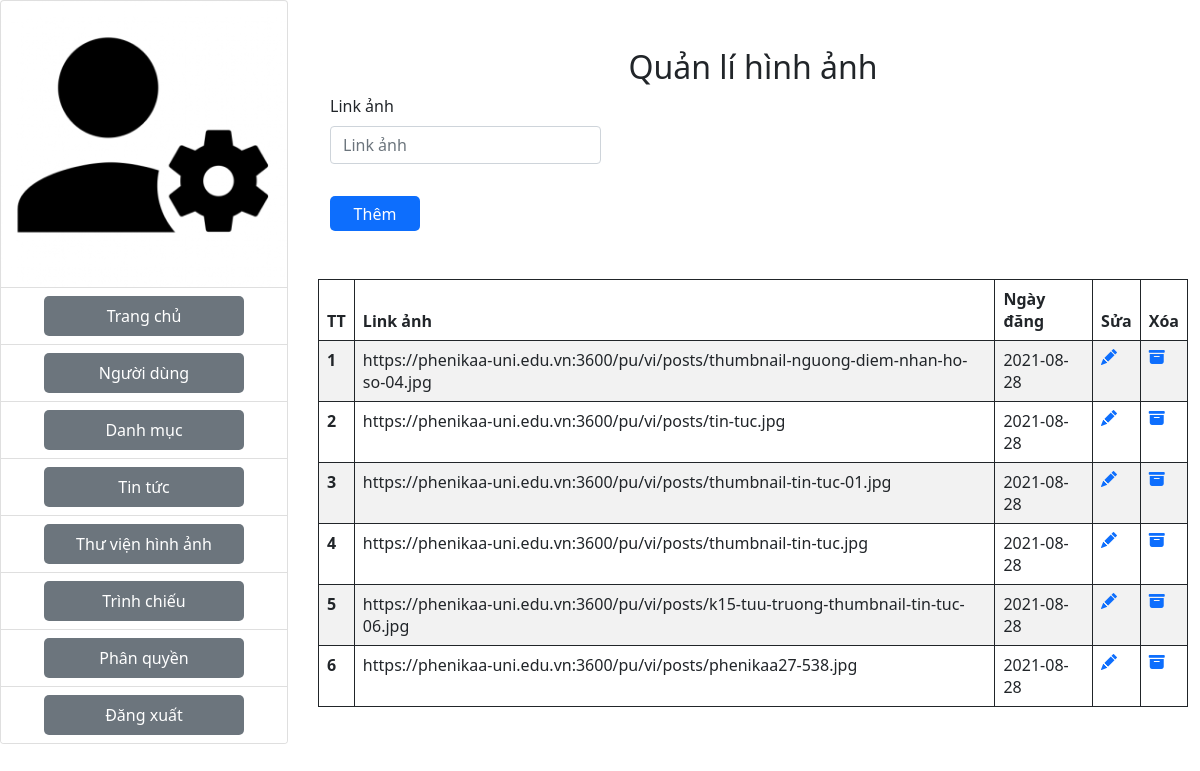
Page /admin/thuvienanh.php (signed in) on the earlier database version.
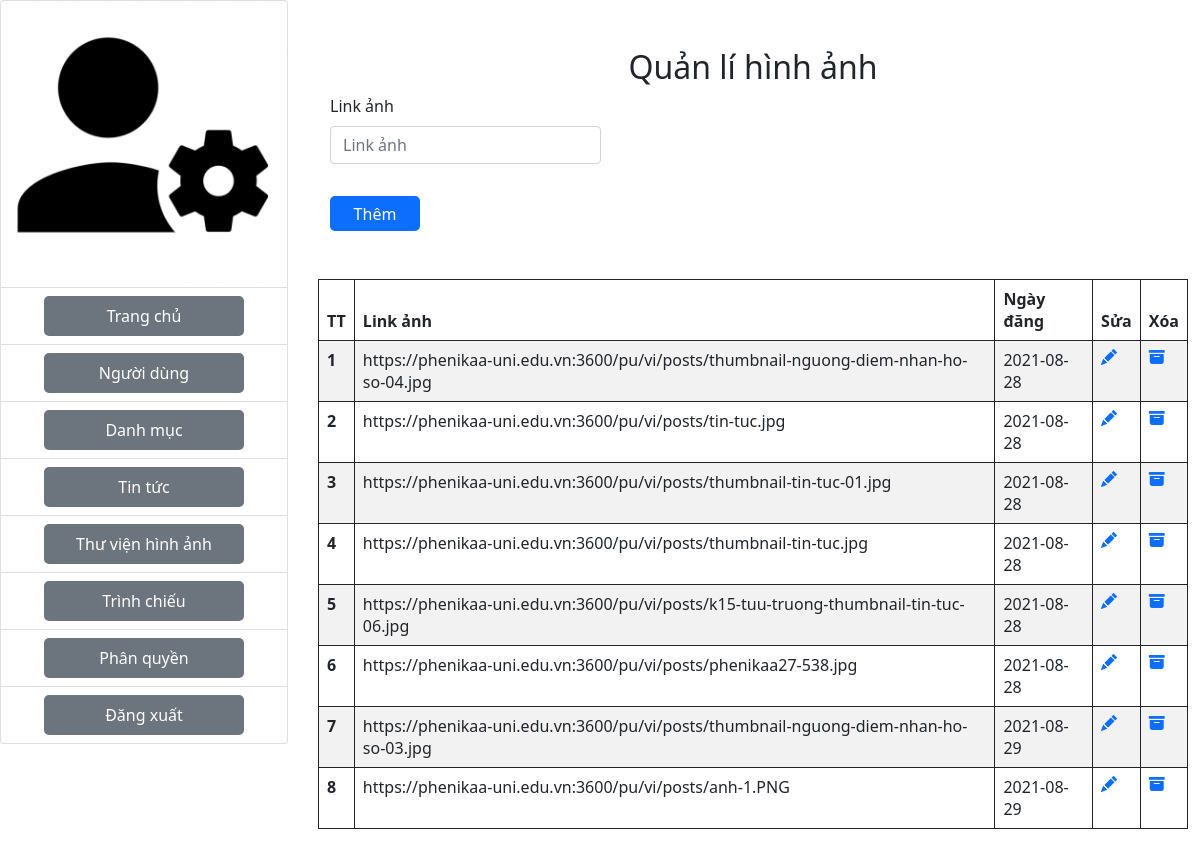
Same page on the later database version.
### tables this page shows
CREATE TABLE `thuvien` (
  `idhinhanh` int(10) NOT NULL,
  `tenanh` varchar(250) NOT NULL,
  `ngaydang` date NOT NULL
);

### admin/thuvienanh.php (the view, shortened to what this page needs)
<?php
include("./config/connect.php");
?>
<div class="row">
    <div class="col-3">
        <?php
        include("./component/header.php")
        ?>
    </div>
    <div class="col-9 ">
        <div class="container">
            <h2 class="mt-5 text-center ">Quản lí hình ảnh</h2>
            <div>
                <form class="row g-3 needs-validation" action="" method="POST">
                    <div class="col-md-4">
                        <label for="validationCustom01" class="form-label">Link ảnh</label>
                        <input type="text" class="form-control" name="tenanh" placeholder="Link ảnh" required>
                    </div>
                    <div class="col-12">
                        <button class="btn-primary mt-3" style="width: 90px;height: 35px;border: none;border-radius: 5px;" type="submit" name="luuthongtin" value="luuthongtin">Thêm</button>
                    </div>
                </form>
            </div>
            <div class="row mt-5">
                <table class="table table-bordered border-dark table-striped table-hover ">
                    <thead class="thead-dark">
                        <tr>
                            <th scope="col">TT</th>
                            <th scope="col">Link ảnh</th>
                            <th scope="col">Ngày đăng</th>
                            <th scope="col">Sửa</th>
                            <th scope="col">Xóa</tsh>
                        </tr>
                    </thead>
                    <tbody>
                        <?php
                        $sql = "SELECT * FROM thuvien";
                        $result = mysqli_query($conn, $sql);
                        if (mysqli_num_rows($result) > 0) {
                            $i = 1;
                            while ($row = mysqli_fetch_assoc($result)) {
                        ?>
                                <tr>
                                    <th scope="row"><?php echo $i; ?></th>
                                    <td> <?php echo $row['tenanh']; ?> </td>
                                    <td> <?php echo $row['ngaydang']; ?></td>
                                    <td><a href="editHinhAnh.php?idhinhanh=<?php echo $row['idhinhanh']; ?>"><i class="bi bi-pencil-fill"></i></a></td>
                                    <td><a href="delete.php?idhinhanh=<?php echo $row['idhinhanh']; ?>"
                                    onclick="return confirm('Bạn có thực sự muốn xóa ?' );">
                                    <i class="bi bi-archive-fill"></i></a></td>
                                </tr>
                        <?php
                                $i++;
                            }
                        }
                        ?>
                    </tbody>
                </table>
            </div>
        </div>
    </div>
</div>

Differences in the rows shown:
added thuvien: tenanh "https://phenikaa-uni.edu.vn:3600/pu/vi/posts/thumbnail-nguong-diem-nhan-ho-so-03.jpg", ngaydang "2021-08-29"
added thuvien: tenanh "https://phenikaa-uni.edu.vn:3600/pu/vi/posts/anh-1.PNG", ngaydang "2021-08-29"
